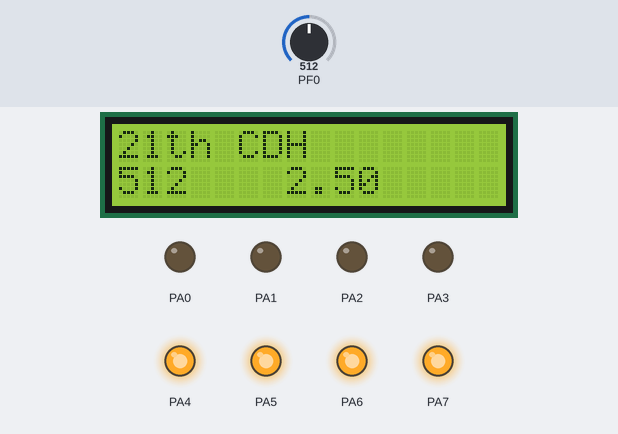
Bench run of a program on a simulated ATmega128, built with avr-gcc and emulated at 16 MHz. Parts: 16×2 character LCD, output pins drawn as LEDs (lit = HIGH). Wiring (inferred from the names in the program): PCF8574 port expander at I2C address 0x27. Wiring (inferred from the signals the program sends): character LCD (HD44780): RS Q0; E Q2; backlight Q3; data Q4, Q5, Q6, Q7. The inputs (shaded band) are chosen by the test bench; at power-on: PF0 = 512.

Above: at 1.2 s.
1.3 s: PF0 set to 716
At 2.5 s:
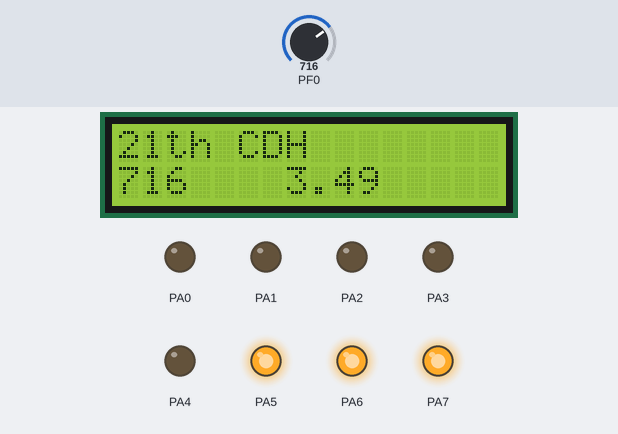
3.2 s: PF0 set to 900
At 3.8 s:
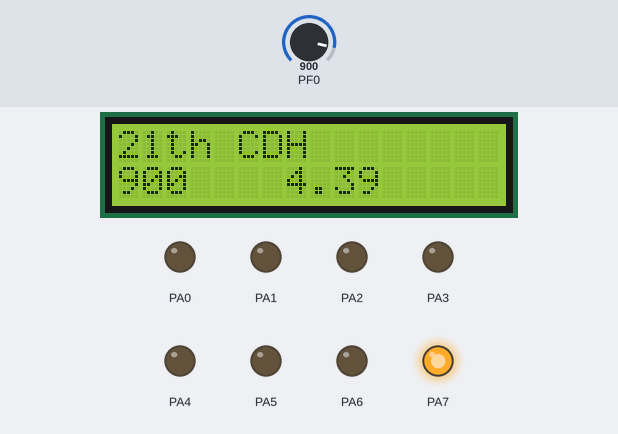
5.0 s: PF0 set to 306
At 6.3 s:
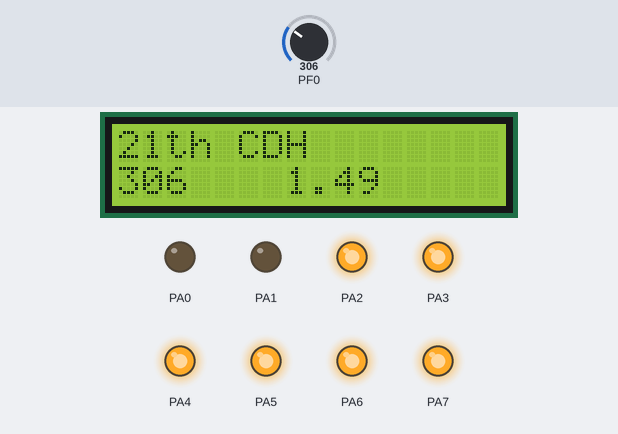
6.7 s: PF0 set to 122
At 7.7 s:
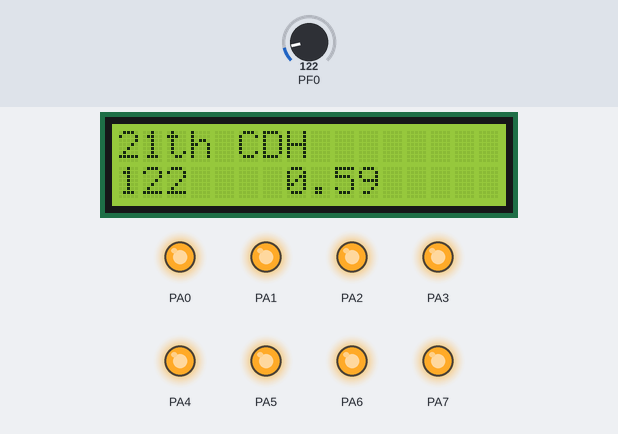
8.5 s: PF0 set to 1023
At 10.2 s:
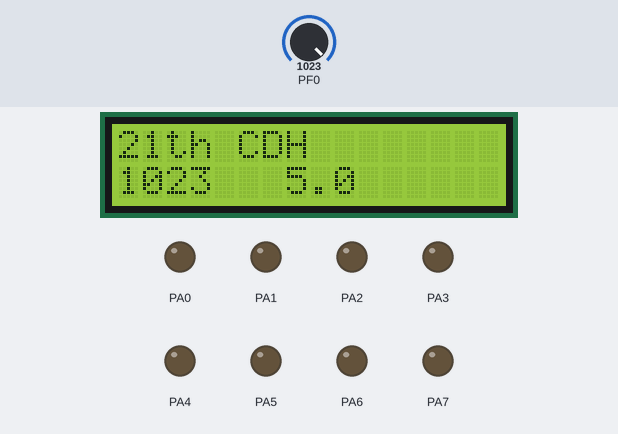
Timing chart, 0 to 11.3 s (numbered marks = the images above; inputs shaded):
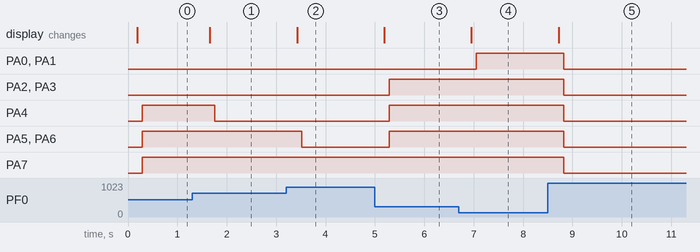

The program:

main.c
```c
/*
 * avr_day2_task2.c
 *
 * Created: 2026-07-29 오후 2:12:52
 * Author : dhcho
 */
#define F_CPU 16000000
#include <stdio.h>
#include <avr/io.h>
#include "i2c.h"
#include "clcd.h"
#include <avr/interrupt.h>
#include <util/delay.h>

int print_lcd();
void print_led();

int main(void)
{	DDRF =0x00;				//입력설정
	DDRA = 0xFF;			//출력설정
	ADMUX = 0x40;			//PF0의 전압 측정과 avcc를 기준으로 하겠다.
	ADCSRA = 0x87;			//adc활성화 및 분주비 128로 설정

	SREG = 0x80;

	/* Replace with your application code */
	i2c_lcd_init();
	while (1)
	{	print_lcd();
		print_led();

	}

}

int print_lcd(){
	unsigned int adcValue =0;		//adc값을 받아올 변수(0~1023)
	char adcValue_print[5];			//읽어온 adc값을 lcd에 출력할 문자열
	unsigned char chaneel =0x00;
	ADMUX = 0x40 | chaneel;
	ADCSRA |=0x40;
	while((ADCSRA&0x10)==0);		//변환완료될때까지 기다리기
	adcValue =ADC;
	sprintf(adcValue_print,"%-4d",adcValue);
	i2c_lcd_goto_XY(0,0);
	i2c_lcd_write_string("21th CDH");		//이니셜 출력
	i2c_lcd_goto_XY(1,0);
	i2c_lcd_write_string(adcValue_print);	//adc값 출력(0~1023)
	i2c_lcd_goto_XY(1,7);
	int adcValue_float=adcValue;
	adcValue_float=adcValue_float*5/1023;	//adc값을 전압으로 변경하기
	sprintf(adcValue_print,"%1d",adcValue_float);
	i2c_lcd_write_string(adcValue_print); //출력하기(소수점 위)
	i2c_lcd_goto_XY(1,8);
	i2c_lcd_write_string(".");
	i2c_lcd_goto_XY(1,9);
	long adcValue_float1=adcValue;
	adcValue_float1=adcValue_float1*5%1023;		//소수점 아래를 구하기 위해서 나머지 구하기
	adcValue_float1=adcValue_float1*100/1023;	//나머지 값이 0~1022사이이기 때문에 0~99사이로 변환해주기
	adcValue_float=adcValue_float1;
	sprintf(adcValue_print,"%-2d",adcValue_float);
	i2c_lcd_write_string(adcValue_print);		//출력하기 (소수점 아래)
	_delay_ms(100);

	return ADC;
}
//전압에 따라 led 출력해주기
void print_led(){
	int adc=ADC;
	adc/=127;		//adc값을 0~8사이로 만들어 주기
	switch (adc){
		case 8:
			PORTA=0x00;
			break;
		case 7:
			PORTA=0b10000000;
			break;
		case 6:
			PORTA=0b11000000;
			break;
		case 5:
			PORTA=0b11100000;
			break;
		case 4:
			PORTA=0b11110000;
			break;
		case 3:
			PORTA=0b11111000;
			break;
		case 2:
			PORTA=0b11111100;
			break;
		case 1:
			PORTA=0b11111110;
			break;
		case 0:
			PORTA=0b11111111;
			break;
		default:
			break;

	}
	_delay_ms(100);
}
```

i2c.c
```c
#define F_CPU 16000000UL
#include <avr/io.h>
#include <util/delay.h>

#include "i2c.h"

#define F_SCL     100000UL // SCL 주파수
#define Prescaler 1
#define TWBR_val  (((F_CPU / F_SCL) - 16) / 2)

void i2c_init(void)
{
	PORTD |= (1 << 0) | (1 << 1);
	TWBR = (uint8_t)TWBR_val;
}

void i2c_start(uint8_t adress)
{
	TWCR = (1 << TWINT) | (1 << TWSTA) | (1 << TWEN);
	while (!(TWCR & (1 << TWINT)));

	TWDR = adress;
	TWCR = (1 << TWINT) | (1 << TWEN);

	while (!(TWCR & (1 << TWINT)));
}

void i2c_transmit(uint8_t data)
{
	TWDR = data;
	TWCR = (1 << TWINT) | (1 << TWEN);

	while (!(TWCR & (1 << TWINT)));
}

uint8_t i2c_receive_ack(void)
{
	TWCR = (1 << TWINT) | (1 << TWEN) | (1 << TWEA);
	while (!(TWCR & (1 << TWINT)));
	return TWDR;
}

uint8_t i2c_receive_nack(void)
{
	TWCR = (1 << TWINT) | (1 << TWEN);
	while (!(TWCR & (1 << TWINT)));
	return TWDR;
}

void i2c_transmit_nbytes(uint8_t adress, uint8_t* data, uint16_t length)
{
	i2c_start(adress | I2C_WRITE);
	for (uint16_t i = 0; i < length; i++)
	{
		i2c_transmit(data[i]);
		_delay_ms(1);
	}
	i2c_stop();
}

void i2c_receive_nbytes(uint8_t adress, uint8_t* data, uint16_t length)
{
	i2c_start(adress | I2C_READ);
	for (uint16_t i = 0; i < length - 1; i++)
	{
		data[i] = i2c_receive_ack();
	}
	data[(length - 1)] = i2c_receive_nack();
	i2c_stop();
}

void i2c_stop(void)
{
	TWCR = (1 << TWINT) | (1 << TWEN) | (1 << TWSTO);
}
```

i2c.h
```c
#ifndef I2C_H_
#define I2C_H_

#define I2C_READ  0x01
#define I2C_WRITE 0x00

typedef unsigned char uint8_t;
typedef unsigned int  uint16_t;

void i2c_init(void);
void i2c_start(uint8_t adress);
void i2c_transmit(uint8_t data);
uint8_t i2c_receive_ack(void);
uint8_t i2c_receive_nack(void);
void i2c_transmit_nbytes(uint8_t adress, uint8_t* data, uint16_t length);
void i2c_receive_nbytes(uint8_t adress, uint8_t* data, uint16_t length);
void i2c_stop(void);

#endif
```

clcd.c
```c
#include "clcd.h"
#include "i2c.h"

#define F_SCL 100000UL // SCL 주파수

#define RS1_EN1   0x05
#define RS1_EN0   0x01
#define RS0_EN1   0x04
#define RS0_EN0   0x00
#define Backlight 0x08

uint8_t I2C_addr_PCF8574 = (0x27 << 1);

void i2c_lcd_init(void)
{
	i2c_init();
	_delay_ms(50);

	i2c_lcd_command_8(0x30); _delay_ms(5);
	i2c_lcd_command_8(0x30); _delay_us(100);
	i2c_lcd_command_8(0x30); _delay_us(100);
	i2c_lcd_command_8(0x20); _delay_us(100);

	i2c_lcd_command(0x28); _delay_us(50); // display on/off control
	i2c_lcd_command(0x08); _delay_us(50);
	i2c_lcd_command(0x01); _delay_ms(3);  // clear display
	i2c_lcd_command(0x06); _delay_us(50);
	i2c_lcd_command(0x0c); _delay_us(50); // display on, cursor & cursor blink off
}

void i2c_lcd_command_8(uint8_t command)
{
	uint8_t c_buf[4];

	c_buf[0] = (command & 0xf0) | RS0_EN1 | Backlight;
	c_buf[1] = (command & 0xf0) | RS0_EN0 | Backlight;

	i2c_transmit_nbytes(I2C_addr_PCF8574, c_buf, 2);
}

void i2c_lcd_command(uint8_t command)
{
	uint8_t c_buf[4];

	c_buf[0] = (command & 0xf0) | RS0_EN1 | Backlight;
	c_buf[1] = (command & 0xf0) | RS0_EN0 | Backlight;
	c_buf[2] = ((command << 4) & 0xf0) | RS0_EN1 | Backlight;
	c_buf[3] = ((command << 4) & 0xf0) | RS0_EN0 | Backlight;

	i2c_transmit_nbytes(I2C_addr_PCF8574, c_buf, 4);
}

void i2c_lcd_data(uint8_t data)
{
	uint8_t d_buf[4];

	d_buf[0] = (data & 0xf0) | RS1_EN1 | Backlight;
	d_buf[1] = (data & 0xf0) | RS1_EN0 | Backlight;
	d_buf[2] = ((data << 4) & 0xf0) | RS1_EN1 | Backlight;
	d_buf[3] = ((data << 4) & 0xf0) | RS1_EN0 | Backlight;

	i2c_transmit_nbytes(I2C_addr_PCF8574, d_buf, 4);
}

void i2c_lcd_goto_XY(uint8_t row, uint8_t col)
{
	uint8_t address = (0x40 * row) + col;
	uint8_t command = 0x80 | address;

	i2c_lcd_command(command);
}

void i2c_lcd_write_string(char *string)
{
	while (*string) {
		i2c_lcd_data(*string++);
	}
}
```

clcd.h
```c
#ifndef CLCD_H_
#define CLCD_H_

#ifndef F_CPU
#define F_CPU 16000000L
#endif

#include "i2c.h"
#include <util/delay.h>
#include <avr/io.h>
#include <stdint.h>

void twi_init(void);
void i2c_lcd_init(void);
void i2c_lcd_command(uint8_t command);
void i2c_lcd_command_8(uint8_t command);
void i2c_lcd_data(uint8_t data);
void i2c_lcd_goto_XY(uint8_t row, uint8_t col);
void i2c_lcd_write_string(char string[]);

#endif
```

Measured:
- after the input at 1.3 s, PA4: HIGH → LOW after 0.46 s; the display: changes after 0.36 s (image 1)
- after the input at 3.2 s, PA5, PA6: HIGH → LOW after 0.32 s; the display: changes after 0.22 s (image 2)
- after the input at 5.0 s, PA2–6: LOW → HIGH after 0.29 s; the display: changes after 0.19 s (image 3)
- after the input at 6.7 s, PA0, PA1: LOW → HIGH after 0.36 s; the display: changes after 0.26 s (image 4)
- after the input at 8.5 s, PA0–7: HIGH → LOW after 0.32 s; the display: changes after 0.22 s (image 5)
